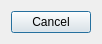
<?xml version="1.0" encoding="UTF-8"?>
<ui version="4.0">
 <class>HomingInterface</class>
 <widget class="QDialog" name="HomingInterface">
  <property name="geometry">
   <rect>
    <x>0</x>
    <y>0</y>
    <width>98</width>
    <height>43</height>
   </rect>
  </property>
  <property name="windowTitle">
   <string>Dialog</string>
  </property>
  <layout class="QVBoxLayout" name="verticalLayout">
   <item>
    <widget class="QDialogButtonBox" name="buttonBox">
     <property name="orientation">
      <enum>Qt::Horizontal</enum>
     </property>
     <property name="standardButtons">
      <set>QDialogButtonBox::Cancel</set>
     </property>
    </widget>
   </item>
  </layout>
 </widget>
 <resources/>
 <connections>
  <connection>
   <sender>buttonBox</sender>
   <signal>accepted()</signal>
   <receiver>HomingInterface</receiver>
   <slot>accept()</slot>
   <hints>
    <hint type="sourcelabel">
     <x>248</x>
     <y>254</y>
    </hint>
    <hint type="destinationlabel">
     <x>157</x>
     <y>274</y>
    </hint>
   </hints>
  </connection>
  <connection>
   <sender>buttonBox</sender>
   <signal>rejected()</signal>
   <receiver>HomingInterface</receiver>
   <slot>reject()</slot>
   <hints>
    <hint type="sourcelabel">
     <x>316</x>
     <y>260</y>
    </hint>
    <hint type="destinationlabel">
     <x>286</x>
     <y>274</y>
    </hint>
   </hints>
  </connection>
 </connections>
</ui>
